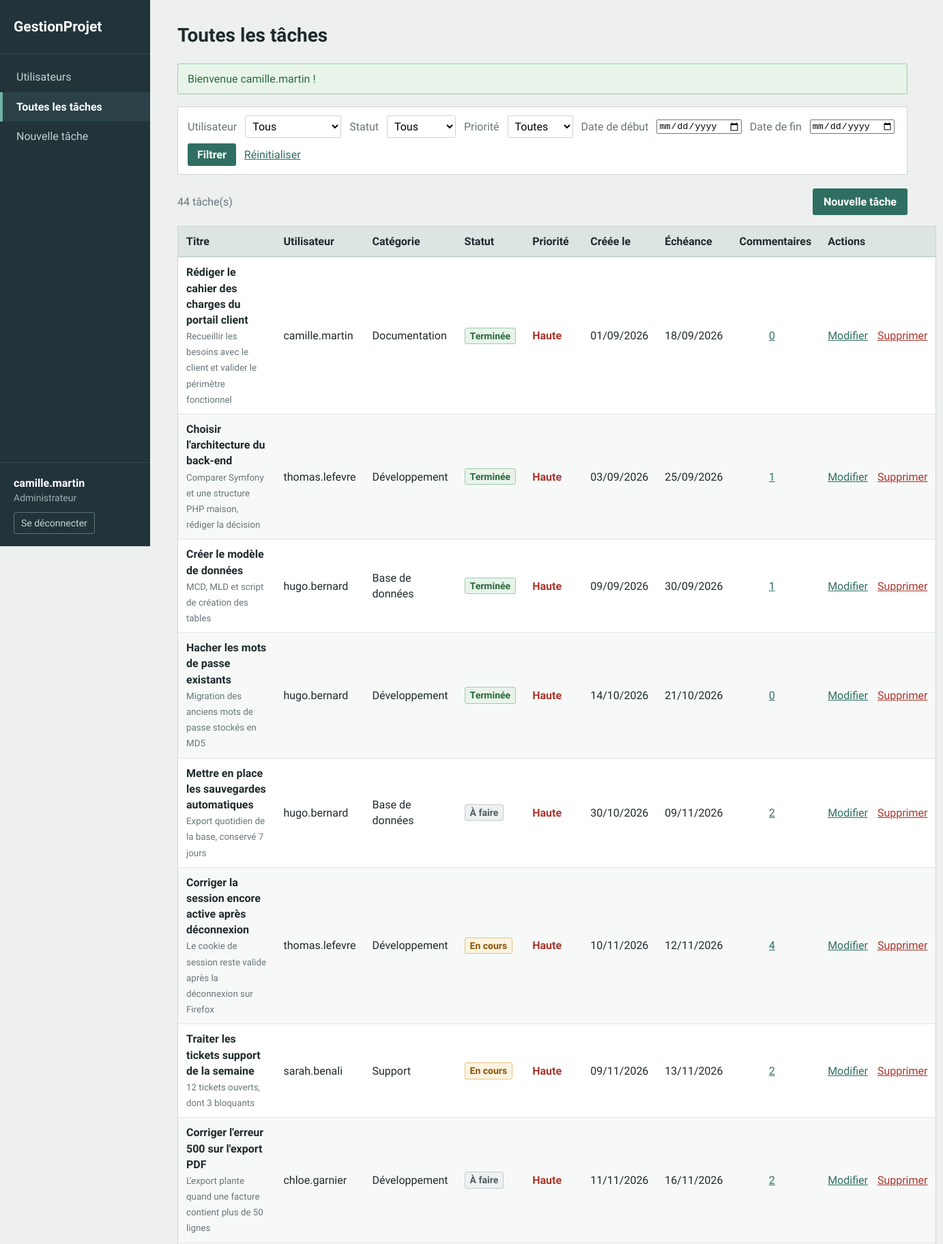
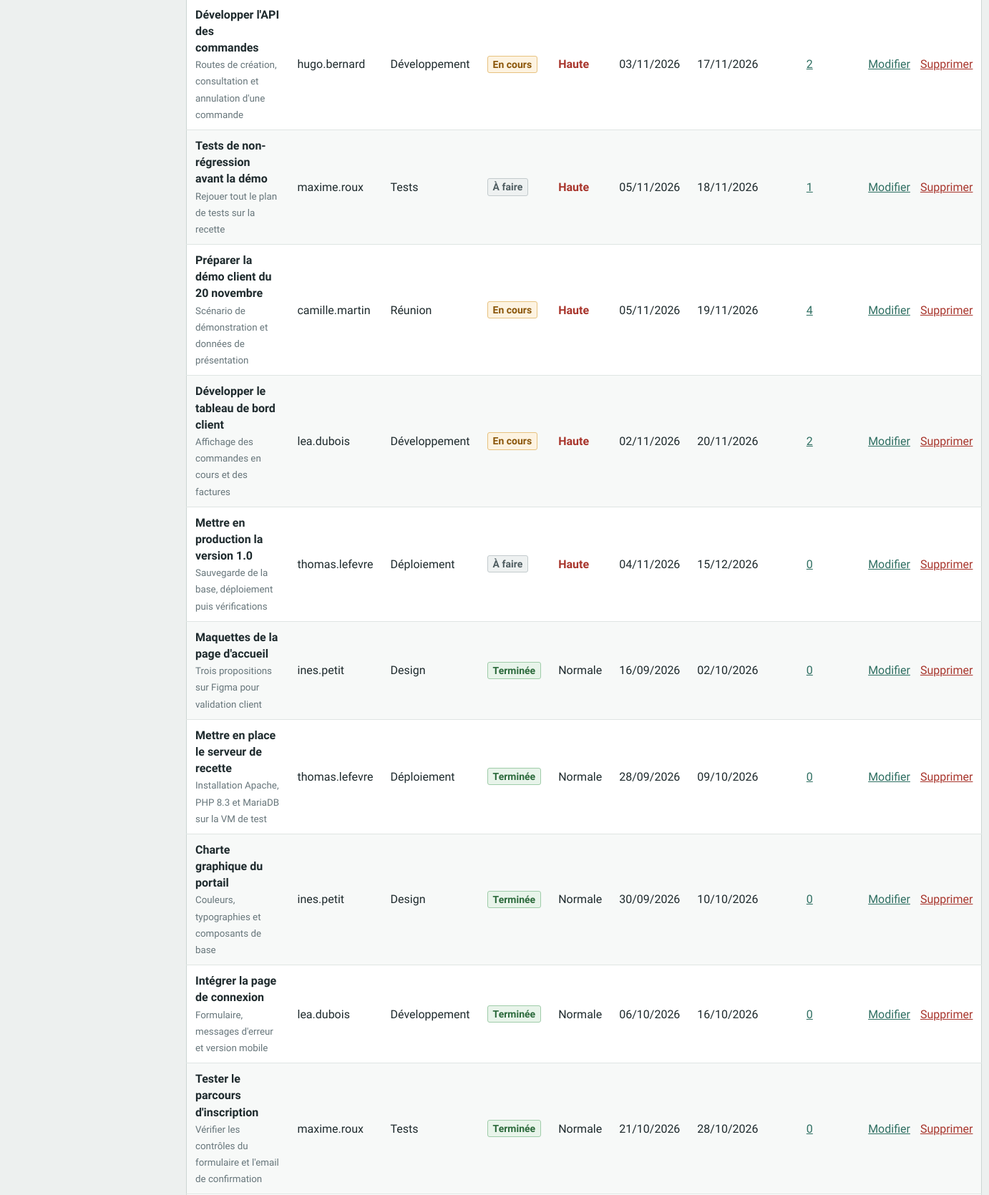
The app's page /allTasks.php (signed in, upper part) with its own data (2 pictures, top to bottom).
### tables this page shows
CREATE TABLE tasks (
    id INT AUTO_INCREMENT PRIMARY KEY,
    user_id INT NOT NULL,
    category_id INT,
    title VARCHAR(150) NOT NULL,
    description TEXT,
    status ENUM('todo', 'doing', 'done') NOT NULL DEFAULT 'todo',
    priority TINYINT UNSIGNED NOT NULL DEFAULT 2,
    due_date DATE,
    created_at TIMESTAMP DEFAULT CURRENT_TIMESTAMP,
    updated_at TIMESTAMP DEFAULT CURRENT_TIMESTAMP ON UPDATE CURRENT_TIMESTAMP,
    FOREIGN KEY (user_id) REFERENCES users(id) ON DELETE CASCADE,
    FOREIGN KEY (category_id) REFERENCES categories(id) ON DELETE SET NULL
);

CREATE TABLE users (
    id INT AUTO_INCREMENT PRIMARY KEY,
    username VARCHAR(50) NOT NULL UNIQUE,
    email VARCHAR(100) NOT NULL UNIQUE,
    password VARCHAR(255) NOT NULL,
    role_id INT,
    created_at TIMESTAMP DEFAULT CURRENT_TIMESTAMP,
    FOREIGN KEY (role_id) REFERENCES roles(id)
);

CREATE TABLE categories (
    id INT AUTO_INCREMENT PRIMARY KEY,
    name VARCHAR(50) NOT NULL UNIQUE
);

### include/auth.php (called while the page is built, shortened)
<?php
function estAdmin() {
    if (isset($_SESSION['role']) && $_SESSION['role'] == 'Administrateur') {
        return true;
    }
    return false;
}

### include/tasks.php (called while the page is built, shortened)
<?php
$listeStatuts = [
    'todo'  => 'À faire',
    'doing' => 'En cours',
    'done'  => 'Terminée'
];
$listePriorites = [
    1 => 'Basse',
    2 => 'Normale',
    3 => 'Haute'
];
function getTaches($pdo, $userId, $statut, $prio, $dateDebut, $dateFin) {
    $sql = "SELECT tasks.*, users.username, categories.name AS categorie,
                   (SELECT COUNT(*) FROM comments WHERE comments.task_id = tasks.id) AS nb_commentaires
            FROM tasks
            INNER JOIN users ON tasks.user_id = users.id
            LEFT JOIN categories ON tasks.category_id = categories.id
            WHERE 1 = 1";
    $parametres = [];
    $sql = $sql . " ORDER BY tasks.priority DESC, tasks.due_date ASC";
    $requete = $pdo->prepare($sql);
    $requete->execute($parametres);
    return $requete->fetchAll();
}

### allTasks.php (the view, shortened to what this page needs)
<?php
require 'include/bdd.php';
require 'include/auth.php';
require 'include/tasks.php';
$statut = '';
$prio = 0;
$dateDebut = '';
$dateFin = '';
$voirTout = false;
if (estAdmin() || estModerateur()) {
    $voirTout = true;
}
if ($voirTout) {
    $userId = 0;
} else {
    $utilisateurs = [];
    $userId = $_SESSION['user_id'];
    $titre = 'Mes tâches';
}
$taches = getTaches($pdo, $userId, $statut, $prio, $dateDebut, $dateFin);
$colonneUtilisateur = false;
if ($voirTout && $userId == 0) {
    $colonneUtilisateur = true;
}
require 'header.php';
?>
<form method="get" class="filtres">
    <?php if ($voirTout) { ?>
        <label for="user_id">Utilisateur</label>
        <select id="user_id" name="user_id">
            <option value="">Tous</option>
        </select>
    <?php } ?>
    <label for="status">Statut</label>
    <select id="status" name="status">
        <option value="">Tous</option>
    </select>
    <label for="priority">Priorité</label>
    <select id="priority" name="priority">
        <option value="0">Toutes</option>
    </select>
    <label for="date_debut">Date de début</label>
    <input type="date" id="date_debut" name="date_debut" value="<?php echo $dateDebut; ?>">
    <label for="date_fin">Date de fin</label>
    <input type="date" id="date_fin" name="date_fin" value="<?php echo $dateFin; ?>">
    <button type="submit" class="btn">Filtrer</button>
    <a href="allTasks.php">Réinitialiser</a>
</form>
<p class="barre">
    <span><?php echo count($taches); ?> tâche(s)</span>
    <a class="btn" href="addTask.php">Nouvelle tâche</a>
</p>
<?php if (count($taches) == 0) { ?>
    <p class="vide">Aucune tâche.</p>
<?php } else { ?>
<table>
    <thead>
        <tr>
            <th>Titre</th>
            <?php if ($colonneUtilisateur) { ?><th>Utilisateur</th><?php } ?>
            <th>Catégorie</th>
            <th>Statut</th>
            <th>Priorité</th>
            <th>Créée le</th>
            <th>Échéance</th>
            <th>Commentaires</th>
            <th>Actions</th>
        </tr>
    </thead>
    <tbody>
    <?php foreach ($taches as $t) { ?>
        <tr>
            <td>
                <a class="lien-tache" href="task.php?id=<?php echo $t['id']; ?>"><?php echo htmlspecialchars($t['title']); ?></a>
                <?php if ($t['description'] != '') { ?>
                    <br><small><?php echo htmlspecialchars($t['description']); ?></small>
                <?php } ?>
            </td>
            <?php if ($colonneUtilisateur) { ?>
                <td><?php echo htmlspecialchars($t['username']); ?></td>
            <?php } ?>
            <td><?php if ($t['categorie'] != null) { echo htmlspecialchars($t['categorie']); } else { echo 'Aucune'; } ?></td>
            <td><span class="badge <?php echo $t['status']; ?>"><?php echo $listeStatuts[$t['status']]; ?></span></td>
            <td><span class="prio p<?php echo $t['priority']; ?>"><?php echo $listePriorites[$t['priority']]; ?></span></td>
            <td><?php echo date('d/m/Y', strtotime($t['created_at'])); ?></td>
            <td><?php if ($t['due_date'] != null) { echo date('d/m/Y', strtotime($t['due_date'])); } else { echo '-'; } ?></td>
            <td class="nb-commentaires"><a href="task.php?id=<?php echo $t['id']; ?>#commentaires"><?php echo $t['nb_commentaires']; ?></a></td>
            <td>
                <?php
                if (estAdmin() || $t['user_id'] == $_SESSION['user_id']) { ?>
                    <a href="editTask.php?id=<?php echo $t['id']; ?>">Modifier</a>
                    <form method="post" action="deleteTask.php" class="inline" onsubmit="return confirm('Supprimer cette tâche ?');">
                        <button type="submit" class="lien-danger">Supprimer</button>
                    </form>
                <?php } ?>
            </td>
        </tr>
    <?php } ?>
    </tbody>
</table>
<?php } ?>
<?php require 'footer.php'; ?>

### style.css (style rules this page uses)
:root { --menu: #22343a; --vert: #2f6f62; --vert-fonce: #24574d; --fond: #edf0ef; --texte: #1e2a2d; --gris: #66757a; --bordure: #ccd5d3; --rouge: #a8352c; }
* { box-sizing: border-box; }
body { margin: 0; font-family: "Source Sans 3", Arial, sans-serif; font-size: 16px; line-height: 1.45; background: var(--fond); color: var(--texte); }
a { color: var(--vert); }
.btn { display: inline-block; padding: 8px 16px; background: var(--vert); color: #fff; border: none; border-radius: 3px; font: inherit; font-weight: 600; text-decoration: none; cursor: pointer; }
.inline { display: inline; }
.lien-danger { background: none; border: none; padding: 0; color: var(--rouge); font: inherit; text-decoration: underline; cursor: pointer; }
td a { margin-right: 10px; }
td:last-child { white-space: nowrap; }
table { width: 100%; border-collapse: collapse; background: #fff; border: 1px solid var(--bordure); }
th, td { padding: 10px 12px; text-align: left; border-bottom: 1px solid #dfe5e3; }
th { background: #dde5e3; font-weight: 700; border-bottom: 2px solid var(--bordure); }
tbody tr:nth-child(even) { background: #f7f9f8; }
td small { color: var(--gris); }
.barre { display: flex; justify-content: space-between; align-items: center; color: var(--gris); }
.badge { display: inline-block; padding: 1px 7px; border-radius: 3px; font-size: 14px; font-weight: 600; white-space: nowrap; border: 1px solid; }
.badge.todo { color: #4f5d61; background: #eef1f1; border-color: #c3cbcd; }
.badge.doing { color: #8a5508; background: #fdf3e1; border-color: #e7c27f; }
.badge.done { color: #2c6a3c; background: #e8f4ea; border-color: #9fcca9; }
.prio.p3 { color: var(--rouge); font-weight: 700; }
.lien-tache { color: var(--texte); font-weight: 700; text-decoration: none; }
td.nb-commentaires { text-align: center; }
.filtres { display: flex; flex-wrap: wrap; align-items: center; gap: 8px 12px; padding: 12px 14px; margin-bottom: 20px; background: #fff; border: 1px solid var(--bordure); }
.filtres label { color: var(--gris); }
.filtres select { padding: 5px 6px; border: 1px solid var(--bordure); border-radius: 3px; font: inherit; background: #fff; }
.filtres .btn { padding: 5px 14px; }

### records on screen
tasks: title "Rédiger le cahier des charges du portail client", description "Recueillir les besoins avec le client et valider le périmètre fonctionnel", user.username "camille.martin", category.name "Documentation", status "Terminée", priority "Haute", created_at "01/09/2026", due_date "18/09/2026", nb_commentaires "0"
tasks: title "Choisir l'architecture du back-end", description "Comparer Symfony et une structure PHP maison, rédiger la décision", user.username "thomas.lefevre", category.name "Développement", status "Terminée", priority "Haute", created_at "03/09/2026", due_date "25/09/2026", nb_commentaires "1"
tasks: title "Créer le modèle de données", description "MCD, MLD et script de création des tables", user.username "hugo.bernard", category.name "Base de données", status "Terminée", priority "Haute", created_at "09/09/2026", due_date "30/09/2026", nb_commentaires "1"
tasks: title "Hacher les mots de passe existants", description "Migration des anciens mots de passe stockés en MD5", user.username "hugo.bernard", category.name "Développement", status "Terminée", priority "Haute", created_at "14/10/2026", due_date "21/10/2026", nb_commentaires "0"
tasks: title "Mettre en place les sauvegardes automatiques", description "Export quotidien de la base, conservé 7 jours", user.username "hugo.bernard", category.name "Base de données", status "À faire", priority "Haute", created_at "30/10/2026", due_date "09/11/2026", nb_commentaires "2"
tasks: title "Corriger la session encore active après déconnexion", description "Le cookie de session reste valide après la déconnexion sur Firefox", user.username "thomas.lefevre", category.name "Développement", status "En cours", priority "Haute", created_at "10/11/2026", due_date "12/11/2026", nb_commentaires "4"
tasks: title "Traiter les tickets support de la semaine", description "12 tickets ouverts, dont 3 bloquants", user.username "sarah.benali", category.name "Support", status "En cours", priority "Haute", created_at "09/11/2026", due_date "13/11/2026", nb_commentaires "2"
tasks: title "Corriger l'erreur 500 sur l'export PDF", description "L'export plante quand une facture contient plus de 50 lignes", user.username "chloe.garnier", category.name "Développement", status "À faire", priority "Haute", created_at "11/11/2026", due_date "16/11/2026", nb_commentaires "2"
tasks: title "Développer l'API des commandes", description "Routes de création, consultation et annulation d'une commande", user.username "hugo.bernard", category.name "Développement", status "En cours", priority "Haute", created_at "03/11/2026", due_date "17/11/2026", nb_commentaires "2"
tasks: title "Tests de non-régression avant la démo", description "Rejouer tout le plan de tests sur la recette", user.username "maxime.roux", category.name "Tests", status "À faire", priority "Haute", created_at "05/11/2026", due_date "18/11/2026", nb_commentaires "1"
tasks: title "Préparer la démo client du 20 novembre", description "Scénario de démonstration et données de présentation", user.username "camille.martin", category.name "Réunion", status "En cours", priority "Haute", created_at "05/11/2026", due_date "19/11/2026", nb_commentaires "4"
tasks: title "Développer le tableau de bord client", description "Affichage des commandes en cours et des factures", user.username "lea.dubois", category.name "Développement", status "En cours", priority "Haute", created_at "02/11/2026", due_date "20/11/2026", nb_commentaires "2"
tasks: title "Mettre en production la version 1.0", description "Sauvegarde de la base, déploiement puis vérifications", user.username "thomas.lefevre", category.name "Déploiement", status "À faire", priority "Haute", created_at "04/11/2026", due_date "15/12/2026", nb_commentaires "0"
tasks: title "Maquettes de la page d'accueil", description "Trois propositions sur Figma pour validation client", user.username "ines.petit", category.name "Design", status "Terminée", priority "Normale", created_at "16/09/2026", due_date "02/10/2026", nb_commentaires "0"
tasks: title "Mettre en place le serveur de recette", description "Installation Apache, PHP 8.3 et MariaDB sur la VM de test", user.username "thomas.lefevre", category.name "Déploiement", status "Terminée", priority "Normale", created_at "28/09/2026", due_date "09/10/2026", nb_commentaires "0"
tasks: title "Charte graphique du portail", description "Couleurs, typographies et composants de base", user.username "ines.petit", category.name "Design", status "Terminée", priority "Normale", created_at "30/09/2026", due_date "10/10/2026", nb_commentaires "0"
tasks: title "Intégrer la page de connexion", description "Formulaire, messages d'erreur et version mobile", user.username "lea.dubois", category.name "Développement", status "Terminée", priority "Normale", created_at "06/10/2026", due_date "16/10/2026", nb_commentaires "0"
tasks: title "Tester le parcours d'inscription", description "Vérifier les contrôles du formulaire et l'email de confirmation", user.username "maxime.roux", category.name "Tests", status "Terminée", priority "Normale", created_at "21/10/2026", due_date "28/10/2026", nb_commentaires "0"

### other values on screen
$_SESSION['username'] "camille.martin"
$_SESSION['role'] "Administrateur"
$titre "Toutes les tâches"
$_SESSION['message'] "Bienvenue camille.martin !"
count($taches) "44"
